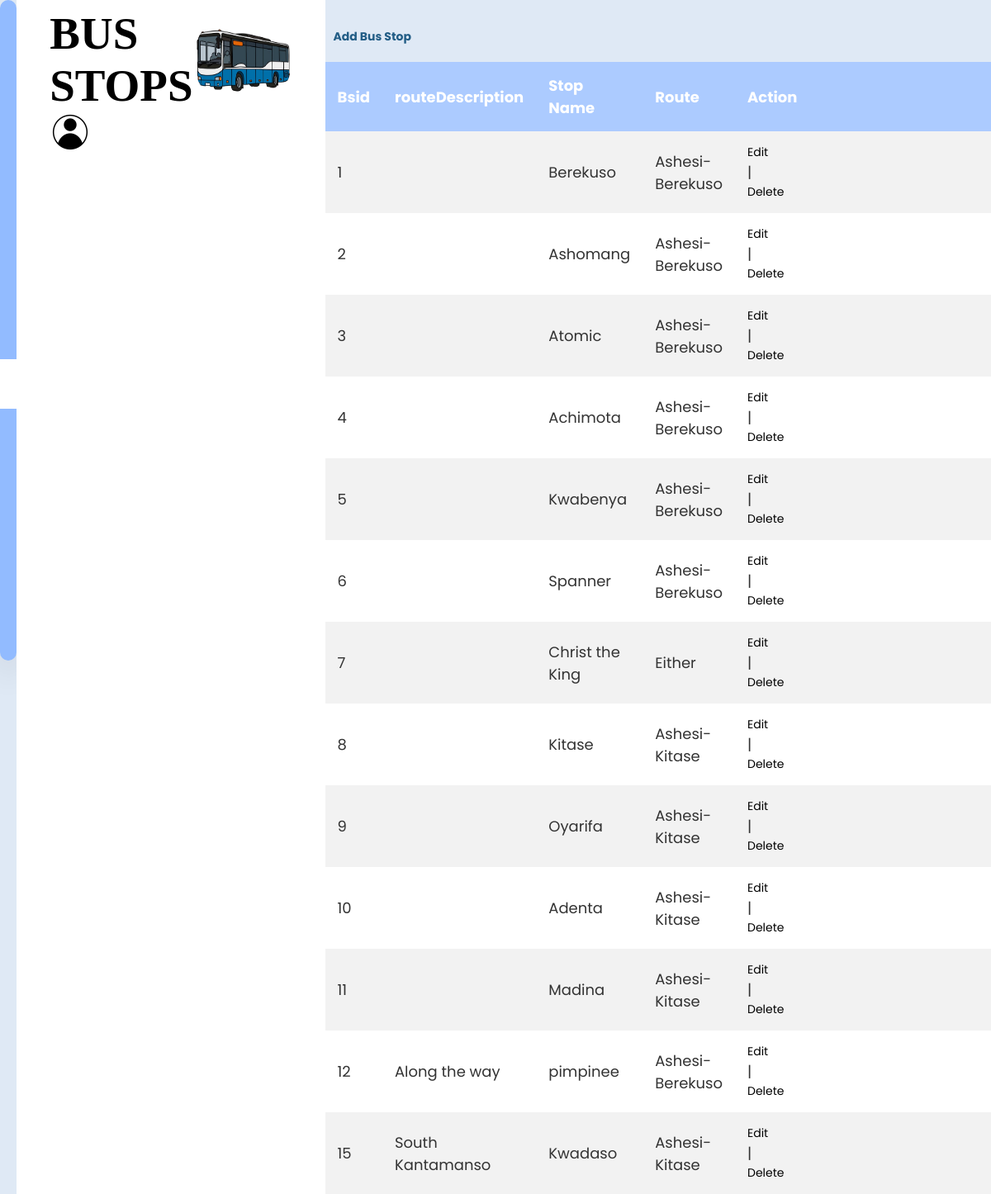
The page /admin/Busstop.php (signed in) on the database its author committed.
### tables this page shows
CREATE TABLE `BusStop` (
  `bsid` int(11) NOT NULL,
  `routeDescription` varchar(25) NOT NULL,
  `stopName` varchar(25) NOT NULL,
  `route_id` int(11) NOT NULL
);

CREATE TABLE `Routes` (
  `route_id` int(11) NOT NULL,
  `route` varchar(25) NOT NULL
);

### action/getAllBusStops.php (the view)
<?php
include("../settings/connection.php");
$sql = "SELECT * , `route` FROM BusStop JOIN Routes ON Routes.route_id = BusStop.route_id";
$result = $conn->query($sql);
if ($result->num_rows > 0) {
    while ($row = $result->fetch_assoc()) {
        echo "<tr>";
        echo "<td>" . $row["bsid"] . "</td>";
        echo "<td>" . $row["routeDescription"] . "</td>";
        echo "<td>" . $row["stopName"] . "</td>";
        echo "<td>" . $row["route"] . "</td>";
        echo "<td><a href='../admin/edit_busStop.php?bsid=" . $row["bsid"] . "'>Edit</a> | <a href='../action/delete_busStop.php?bsid=" . $row["bsid"] . "'>Delete</a></td>";
        echo "</tr>";
    }
} else {
    echo "<tr><td colspan='5'>No buses found</td></tr>";
}

### css/Profile.css (style rules this page uses)
* { margin: 0; padding: 0; outline: none; border: none; text-decoration: none; box-sizing: border-box; font-family: "Poppins", sans-serif; }
body { background: #dfe9f5; display: flex; justify-content: space-between; width: 100; }
a { position: relative; color: black; font-size: 14px; display: table; width: 280px; padding: 10px; }

### css/Dashboard.css (style rules this page uses)
* { margin: 0; padding: 0; outline: none; border: none; text-decoration: none; box-sizing: border-box; font-family: "Poppins", sans-serif; }
body { display: flex; background-repeat: no-repeat; background-size: cover; justify-content: space-between; width: 100; }
a { position: relative; color: black; font-size: 14px; display: table; width: 280px; padding: 10px; }
td { padding: 15px; font-size: 18px; color: #333; }
tr:nth-child(even) { background: #fff; }

### rows shown on the page
busstop: bsid "1", stopName "Berekuso", route.route "Ashesi-Berekuso"
busstop: bsid "2", stopName "Ashomang", route.route "Ashesi-Berekuso"
busstop: bsid "3", stopName "Atomic", route.route "Ashesi-Berekuso"
busstop: bsid "4", stopName "Achimota", route.route "Ashesi-Berekuso"
busstop: bsid "5", stopName "Kwabenya", route.route "Ashesi-Berekuso"
busstop: bsid "6", stopName "Spanner", route.route "Ashesi-Berekuso"
busstop: bsid "7", stopName "Christ the King", route.route "Either"
busstop: bsid "8", stopName "Kitase", route.route "Ashesi-Kitase"
busstop: bsid "9", stopName "Oyarifa", route.route "Ashesi-Kitase"
busstop: bsid "10", stopName "Adenta", route.route "Ashesi-Kitase"
busstop: bsid "11", stopName "Madina", route.route "Ashesi-Kitase"
busstop: bsid "12", routeDescription "Along the way", stopName "pimpinee", route.route "Ashesi-Berekuso"
busstop: bsid "15", routeDescription "South Kantamanso", stopName "Kwadaso", route.route "Ashesi-Kitase"
